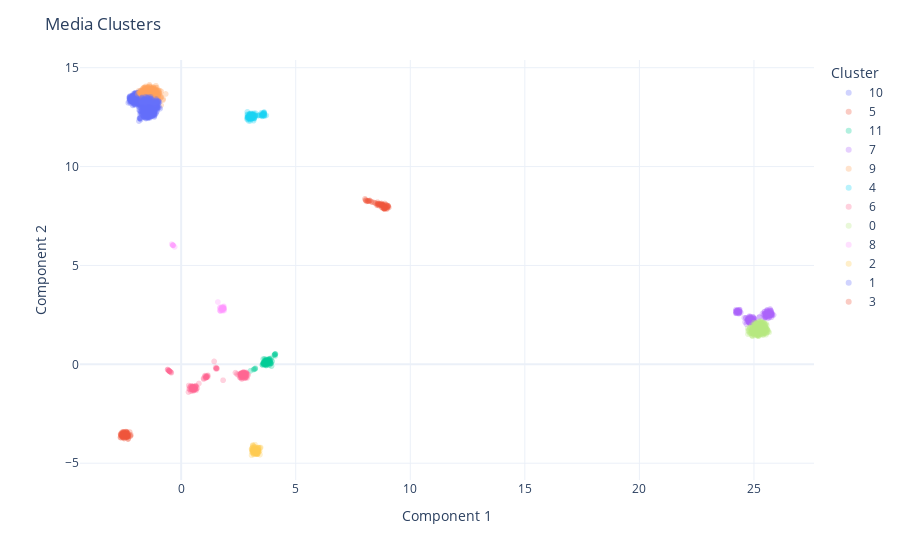

Notebook source saved alongside this figure:
### Markdown cell above
#### Visualize the results

### Code cell
# Plot the training points
fig = px.scatter(
    data_frame = reduced_df,
    x = "Component 1",
    y = "Component 2",
    color = "Cluster",
    hover_data = ["taxon_id", "media_id"],
    opacity = 0.3
) 

fig.update_layout(
    title="Media Clusters",
    template="plotly_white"
)

fig.show()
